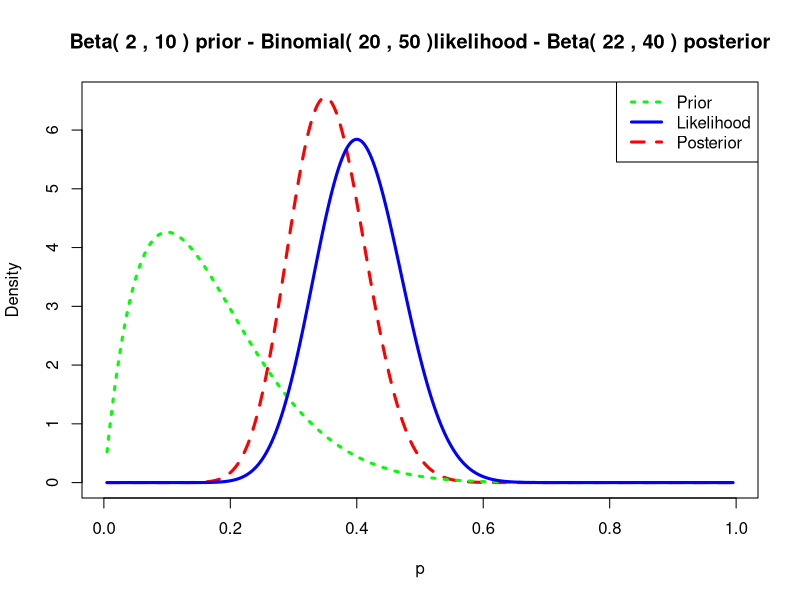

Recreate this plot in R.
## ---- chunk 1
suppressWarnings(library(LearnBayes))
prior=c(2,10)  # proportion has a beta(2, 10) prior
data=c(20,30)   # observe 10 successes and 30 failures
pippo<-function (prior, data, where = "topright") 
{
    a = prior[1]
    b = prior[2]
    s = data[1]
    f = data[2]
    n=s+f
    a1<-a+s
    b1<-b+f
    p = seq(0.005, 0.995, length = 500)
    prior = dbeta(p, a, b)
    like = dbeta(p, s + 1, f + 1)
    #like = dbinom(s,n,p)
    post = dbeta(p, a + s, b + f)
    m = max(c(prior, like, post))
  plot(p, post, type = "l", ylab = "Density", lty = 2, lwd = 3, 
         main = paste("Beta(",a,",",b,") prior","-", "Binomial(",s,",",n,")likelihood","-","Beta(",a1,",",b1,") posterior"), ylim = c(0, m), col = "red")
    lines(p, prior, lty = 3, lwd = 3, col = "green")
    lines(p, like, lty = 1, lwd = 3, col = "blue")
    legend(where, c("Prior", "Likelihood", "Posterior"), lty = c(3, 
        1, 2), lwd = c(3, 3, 3), col = c("green", "blue", "red"))
}
pippo(prior,data,where = "topright")
